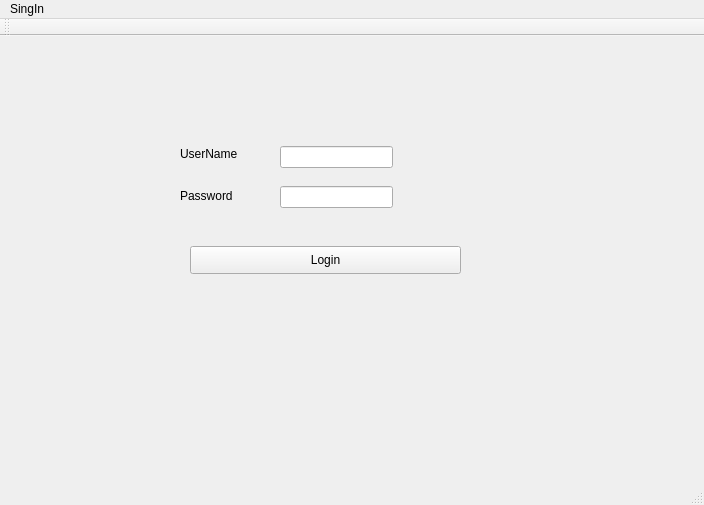
<?xml version="1.0" encoding="UTF-8"?>
<ui version="4.0">
 <class>MainWindow</class>
 <widget class="QMainWindow" name="MainWindow">
  <property name="geometry">
   <rect>
    <x>0</x>
    <y>0</y>
    <width>704</width>
    <height>505</height>
   </rect>
  </property>
  <property name="windowTitle">
   <string>Gestion des étudiants</string>
  </property>
  <widget class="QWidget" name="centralWidget">
   <widget class="QWidget" name="widget" native="true">
    <property name="geometry">
     <rect>
      <x>100</x>
      <y>30</y>
      <width>431</width>
      <height>331</height>
     </rect>
    </property>
    <widget class="QLabel" name="label">
     <property name="geometry">
      <rect>
       <x>80</x>
       <y>80</y>
       <width>71</width>
       <height>16</height>
      </rect>
     </property>
     <property name="text">
      <string>UserName</string>
     </property>
    </widget>
    <widget class="QLabel" name="label_2">
     <property name="geometry">
      <rect>
       <x>80</x>
       <y>120</y>
       <width>61</width>
       <height>20</height>
      </rect>
     </property>
     <property name="text">
      <string>Password</string>
     </property>
    </widget>
    <widget class="QLineEdit" name="lineEdit_username">
     <property name="geometry">
      <rect>
       <x>180</x>
       <y>80</y>
       <width>113</width>
       <height>22</height>
      </rect>
     </property>
    </widget>
    <widget class="QLineEdit" name="lineEdit_password">
     <property name="geometry">
      <rect>
       <x>180</x>
       <y>120</y>
       <width>113</width>
       <height>22</height>
      </rect>
     </property>
    </widget>
    <widget class="QPushButton" name="pushButton_Login">
     <property name="geometry">
      <rect>
       <x>90</x>
       <y>180</y>
       <width>271</width>
       <height>28</height>
      </rect>
     </property>
     <property name="text">
      <string>Login</string>
     </property>
    </widget>
   </widget>
  </widget>
  <widget class="QMenuBar" name="menuBar">
   <property name="geometry">
    <rect>
     <x>0</x>
     <y>0</y>
     <width>704</width>
     <height>26</height>
    </rect>
   </property>
   <widget class="QMenu" name="menuSingIn">
    <property name="title">
     <string>SingIn</string>
    </property>
   </widget>
   <addaction name="menuSingIn"/>
  </widget>
  <widget class="QToolBar" name="mainToolBar">
   <attribute name="toolBarArea">
    <enum>TopToolBarArea</enum>
   </attribute>
   <attribute name="toolBarBreak">
    <bool>false</bool>
   </attribute>
  </widget>
  <widget class="QStatusBar" name="statusBar"/>
 </widget>
 <layoutdefault spacing="6" margin="11"/>
 <resources/>
 <connections/>
</ui>
